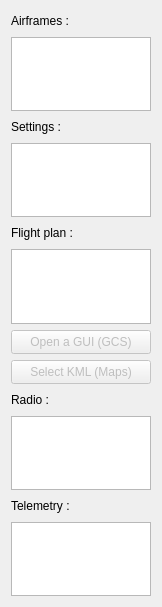
          <widget class="QWidget" name="scrollAreaWidgetContents_3">
           <property name="geometry">
            <rect>
             <x>0</x>
             <y>0</y>
             <width>162</width>
             <height>607</height>
            </rect>
           </property>
           <layout class="QGridLayout" name="gridLayout_4">
            <item row="5" column="1">
             <widget class="QListWidget" name="current_flight_plan">
              <property name="sizePolicy">
               <sizepolicy hsizetype="Expanding" vsizetype="Expanding">
                <horstretch>0</horstretch>
                <verstretch>0</verstretch>
               </sizepolicy>
              </property>
              <property name="minimumSize">
               <size>
                <width>0</width>
                <height>0</height>
               </size>
              </property>
              <property name="maximumSize">
               <size>
                <width>16777215</width>
                <height>16777215</height>
               </size>
              </property>
              <property name="toolTip">
               <string>Current flight plan (click to edit by GUI)</string>
              </property>
             </widget>
            </item>
            <item row="1" column="1">
             <widget class="QListWidget" name="current_airframes">
              <property name="sizePolicy">
               <sizepolicy hsizetype="Expanding" vsizetype="Expanding">
                <horstretch>0</horstretch>
                <verstretch>0</verstretch>
               </sizepolicy>
              </property>
              <property name="minimumSize">
               <size>
                <width>0</width>
                <height>0</height>
               </size>
              </property>
              <property name="maximumSize">
               <size>
                <width>16777215</width>
                <height>16777215</height>
               </size>
              </property>
              <property name="toolTip">
               <string>Current airframes</string>
              </property>
             </widget>
            </item>
            <item row="11" column="1">
             <widget class="QListWidget" name="current_telemetry">
              <property name="sizePolicy">
               <sizepolicy hsizetype="Expanding" vsizetype="Expanding">
                <horstretch>0</horstretch>
                <verstretch>0</verstretch>
               </sizepolicy>
              </property>
              <property name="minimumSize">
               <size>
                <width>0</width>
                <height>0</height>
               </size>
              </property>
              <property name="maximumSize">
               <size>
                <width>16777215</width>
                <height>16777215</height>
               </size>
              </property>
              <property name="toolTip">
               <string>Current telemetry</string>
              </property>
             </widget>
            </item>
            <item row="4" column="1">
             <widget class="QLabel" name="current_flight_plan_label">
              <property name="minimumSize">
               <size>
                <width>0</width>
                <height>20</height>
               </size>
              </property>
              <property name="maximumSize">
               <size>
                <width>16777215</width>
                <height>20</height>
               </size>
              </property>
              <property name="text">
               <string>Flight plan :</string>
              </property>
             </widget>
            </item>
            <item row="0" column="1">
             <widget class="QLabel" name="current_airframes_label">
              <property name="minimumSize">
               <size>
                <width>0</width>
                <height>20</height>
               </size>
              </property>
              <property name="maximumSize">
               <size>
                <width>16777215</width>
                <height>20</height>
               </size>
              </property>
              <property name="text">
               <string>Airframes :</string>
              </property>
             </widget>
            </item>
            <item row="3" column="1">
             <widget class="QListWidget" name="current_settings">
              <property name="sizePolicy">
               <sizepolicy hsizetype="Expanding" vsizetype="Expanding">
                <horstretch>0</horstretch>
                <verstretch>0</verstretch>
               </sizepolicy>
              </property>
              <property name="minimumSize">
               <size>
                <width>0</width>
                <height>0</height>
               </size>
              </property>
              <property name="maximumSize">
               <size>
                <width>16777215</width>
                <height>16777215</height>
               </size>
              </property>
              <property name="toolTip">
               <string>Current settings</string>
              </property>
             </widget>
            </item>
            <item row="8" column="1">
             <widget class="QLabel" name="current_radio_label">
              <property name="minimumSize">
               <size>
                <width>0</width>
                <height>20</height>
               </size>
              </property>
              <property name="maximumSize">
               <size>
                <width>16777215</width>
                <height>20</height>
               </size>
              </property>
              <property name="text">
               <string>Radio :</string>
              </property>
             </widget>
            </item>
            <item row="7" column="1">
             <widget class="QPushButton" name="select_kml">
              <property name="enabled">
               <bool>false</bool>
              </property>
              <property name="minimumSize">
               <size>
                <width>0</width>
                <height>24</height>
               </size>
              </property>
              <property name="toolTip">
               <string>Change the flight plan by KML to XML tool</string>
              </property>
              <property name="text">
               <string>Select KML (Maps)</string>
              </property>
             </widget>
            </item>
            <item row="9" column="1">
             <widget class="QListWidget" name="current_radio">
              <property name="sizePolicy">
               <sizepolicy hsizetype="Expanding" vsizetype="Expanding">
                <horstretch>0</horstretch>
                <verstretch>0</verstretch>
               </sizepolicy>
              </property>
              <property name="minimumSize">
               <size>
                <width>0</width>
                <height>0</height>
               </size>
              </property>
              <property name="maximumSize">
               <size>
                <width>16777215</width>
                <height>16777215</height>
               </size>
              </property>
              <property name="toolTip">
               <string>Current radio</string>
              </property>
             </widget>
            </item>
            <item row="6" column="1">
             <widget class="QPushButton" name="open_gui">
              <property name="enabled">
               <bool>false</bool>
              </property>
              <property name="minimumSize">
               <size>
                <width>0</width>
                <height>24</height>
               </size>
              </property>
              <property name="toolTip">
               <string>Change the flight plan by GCS</string>
              </property>
              <property name="text">
               <string>Open a GUI (GCS)</string>
              </property>
             </widget>
            </item>
            <item row="2" column="1">
             <widget class="QLabel" name="current_settings_label">
              <property name="minimumSize">
               <size>
                <width>0</width>
                <height>20</height>
               </size>
              </property>
              <property name="maximumSize">
               <size>
                <width>16777215</width>
                <height>20</height>
               </size>
              </property>
              <property name="text">
               <string>Settings :</string>
              </property>
             </widget>
            </item>
            <item row="10" column="1">
             <widget class="QLabel" name="current_telemetry_label">
              <property name="minimumSize">
               <size>
                <width>0</width>
                <height>20</height>
               </size>
              </property>
              <property name="maximumSize">
               <size>
                <width>16777215</width>
                <height>20</height>
               </size>
              </property>
              <property name="text">
               <string>Telemetry :</string>
              </property>
             </widget>
            </item>
           </layout>
          </widget>
